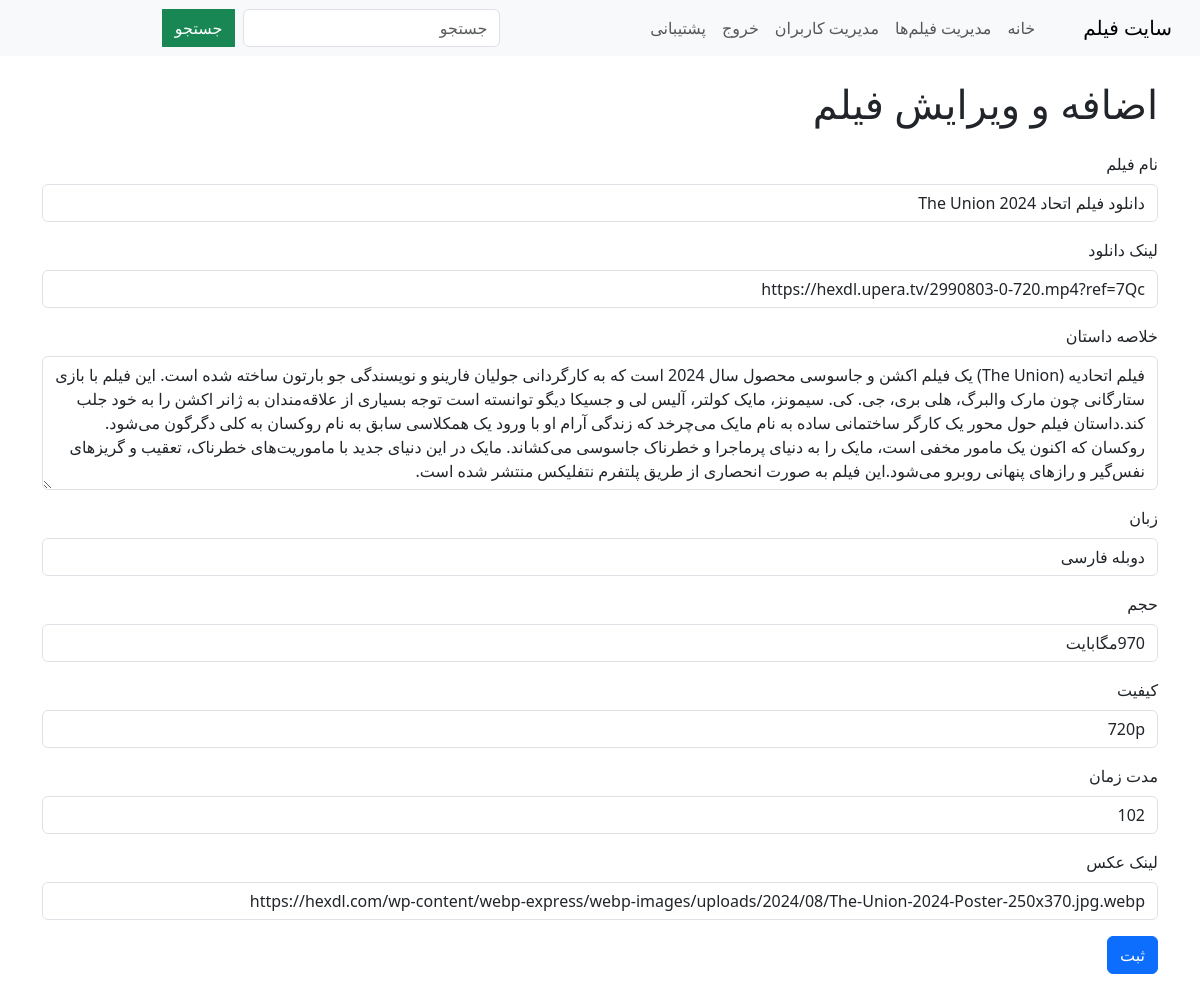
Screenshot of /edit/6 (signed in) with the database file from the repository.
### app.py (models this page shows)
class Movie(db.Model):
    id = db.Column(db.Integer, primary_key=True)
    title = db.Column(db.String(150), nullable=False)
    link = db.Column(db.String(255), nullable=False)
    description = db.Column(db.Text, nullable=False)
    language = db.Column(db.String(50), nullable=False)
    size = db.Column(db.String(50), nullable=False)
    quality = db.Column(db.String(50), nullable=False)
    duration = db.Column(db.String(50), nullable=False)
    image_link = db.Column(db.String(255), nullable=True)

### app.py (the view)
@app.route('/edit/<int:movie_id>', methods=['GET', 'POST'])
@login_required
def edit_movie(movie_id):
    movie = Movie.query.get_or_404(movie_id)
    form = MovieForm(obj=movie)
    if form.validate_on_submit():
        form.populate_obj(movie)
        db.session.commit()
        flash('فیلم با موفقیت ویرایش شد!', 'success')
        return redirect(url_for('index'))
    return render_template('admin.html', form=form)

### app.py
class MovieForm(FlaskForm):
    title = StringField('نام فیلم', validators=[DataRequired()])
    link = StringField('لینک دانلود', validators=[DataRequired()])
    description = TextAreaField('خلاصه داستان', validators=[DataRequired()])
    language = StringField('زبان', validators=[DataRequired()])
    size = StringField('حجم', validators=[DataRequired()])
    quality = StringField('کیفیت', validators=[DataRequired()])
    duration = StringField('مدت زمان', validators=[DataRequired()])
    image_link = StringField('لینک عکس', validators=[DataRequired()])
    submit = SubmitField('ثبت')

### app.py (called while the page is built)
def login_required(f):
    @wraps(f)
    def decorated_function(*args, **kwargs):
        if 'admin_id' not in session:
            flash('لطفاً برای دسترسی به این صفحه وارد شوید.', 'danger')
            return redirect(url_for('login'))
        return f(*args, **kwargs)
    return decorated_function

### templates/admin.html (shortened to what this page needs)
{% extends "base.html" %}
{% block content %}
<h1 class="mb-4">اضافه و ویرایش فیلم</h1>
<form method="POST">
    <div class="mb-3">
        {{ form.title.label(class="form-label") }}
        {{ form.title(class="form-control") }}
    </div>
    <div class="mb-3">
        {{ form.link.label(class="form-label") }}
        {{ form.link(class="form-control") }}
    </div>
    <div class="mb-3">
        {{ form.description.label(class="form-label") }}
        {{ form.description(class="form-control", rows=5) }}
    </div>
    <div class="mb-3">
        {{ form.language.label(class="form-label") }}
        {{ form.language(class="form-control") }}
    </div>
    <div class="mb-3">
        {{ form.size.label(class="form-label") }}
        {{ form.size(class="form-control") }}
    </div>
    <div class="mb-3">
        {{ form.quality.label(class="form-label") }}
        {{ form.quality(class="form-control") }}
    </div>
    <div class="mb-3">
        {{ form.duration.label(class="form-label") }}
        {{ form.duration(class="form-control") }}
    </div>
    <div class="mb-3">
        {{ form.image_link.label(class="form-label") }}
        {{ form.image_link(class="form-control") }}
    </div>
    <div class="mb-3">
        {{ form.submit(class="btn btn-primary") }}
    </div>
</form>
{% endblock %}

### templates/base.html (style rules this page uses)
body { direction: rtl; text-align: right; }

### rows the page displays
Movie: title "دانلود فیلم اتحاد The Union 2024", link "https://hexdl.upera.tv/2990803-0-720.mp4?ref=7Qc", description "فیلم اتحادیه (The Union) یک فیلم اکشن و جاسوسی محصول سال 2024 است که به کارگردانی جولیان فارینو و نویسندگی جو بارتون ساخته شده است. این فیلم با بازی ستارگانی چون مارک والبرگ، هلی بری، جی. کی. سیمونز، مایک کولتر، آلیس لی و جسیکا دیگو توانسته است توجه بسیاری از علاقه‌مندان به ژانر اکشن را به خود جلب کند.داستان فیلم حول محور یک کارگر ساختمانی ساده به نام مایک می‌چرخد که زندگی آرام او با ورود یک همکلاسی سابق به نام روکسان به کلی دگرگون می‌شود. روکسان که اکنون یک مامور مخفی است، مایک را به دنیای پرماجرا و خطرناک جاسوسی می‌کشاند. مایک در این دنیای جدید با ماموریت‌های خطرناک، تعقیب و گریزهای نفس‌گیر و رازهای پنهانی روبرو می‌شود.این فیلم به صورت انحصاری از طریق پلتفرم نتفلیکس منتشر شده است.", language "دوبله فارسی", size "970مگابایت", quality "720p", duration "102", image_link "https://hexdl.com/wp-content/webp-express/webp-images/uploads/2024/08/The-Union-2024-Poster-250x370.jpg.webp"
